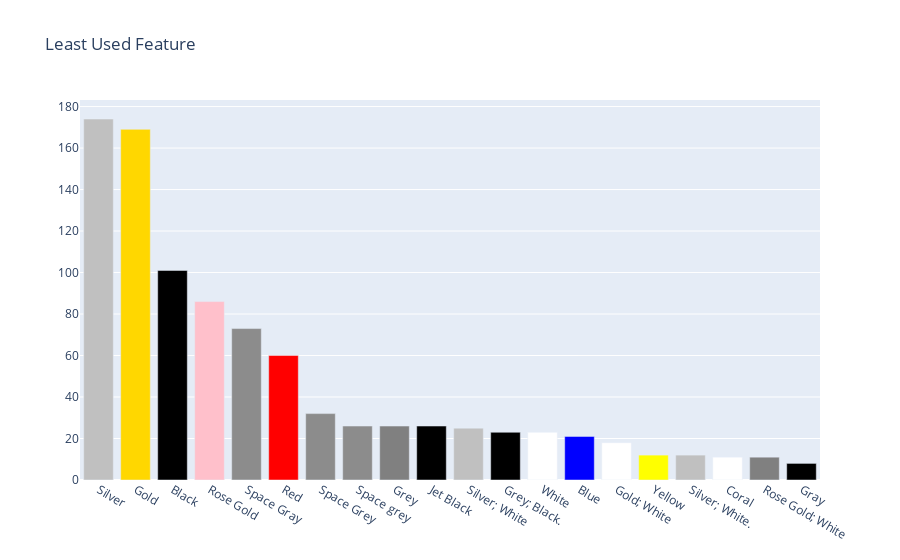

This figure's notebook cell:
### Markdown cell above
#### Apple color visualization

### Code cell
Apple_colour =Apple_pd['Colour'].value_counts().sort_values(ascending=False).head(20)


m=Apple_colour.index
n=[]
for i in m:
    
    if 'black' in i.lower():
        i="black"
        n.append(i.lower())

       
    if 'green' in i.lower():
        i="green"
        n.append(i.lower())
        
       
    if 'gray'== i.lower():
        i="hsl(30, 0%, 50%)"
        n.append(i.lower())
        
       
    if 'space gray'== i.lower():
        i= ' #8c8c8c'
        n.append(i.lower())
        
    if 'space grey'== i.lower():
        i= ' #8c8c8c'
        n.append(i.lower())

        
    if 'grey'==i.lower():
        i="hsl(30, 0%, 50%)"
        n.append(i.lower())
        
        
    if 'silver' in i.lower():
        i="silver"
        n.append(i.lower())
        
    if 'purple' in i.lower():
        i="purple"
        n.append(i.lower())
        
    if 'red' in i.lower():
        i="red"
        n.append(i.lower())
        
    if 'white' in i.lower():
        i="white"
        n.append(i.lower())
        
    if 'rose gold' in i.lower():
        i="pink"
        n.append(i)
           
        
    if 'gold'==i.lower():
        i='gold'
        n.append(i)
        
        
    if 'blue' in i.lower():
        i='blue'
        n.append(i)
        
    if 'yellow' in i.lower():
        i='yellow'
        n.append(i)
        
    if 'green'==i.lower():
        i='green'
        n.append(i)
        
    if 'gold white'==i.lower():
        i='gold'
        n.append(i)
    if 'rose'==i.lower():
        i='pink'
        n.append(i)
         
        
colors = n


fig = go.Figure(data=[go.Bar(
    x=Apple_colour.index,
    y=Apple_colour.values,
    marker_color=colors # marker color can be a single color value or an iterable
)])
fig.update_layout(title_text='Least Used Feature')

### Figure 1 — Plotly figure (JSON) as saved in the notebook; plotly's stock layout.template omitted (floating-point values rounded to 4 significant figures)
{"data": [{"marker": {"color": ["silver", "gold", "black", "pink", " #8c8c8c", "red", " #8c8c8c", " #8c8c8c", "hsl(30, 0%, 50%)", "black", "silver", "black", "white", "blue", "white", "yellow", "silver", "white", "hsl(30, 0%, 50%)"]}, "type": "bar", "x": ["Silver", "Gold", "Black", "Rose Gold", "Space Gray", "Red", "Space Grey", "Space grey", "Grey", "Jet Black", "Silver; White", "Grey; Black.", "White", "Blue", "Gold; White", "Yellow", "Silver; White.", "Coral", "Rose Gold; White", "Gray"], "y": [174, 169, 101, 86, 73, 60, 32, 26, 26, 26, 25, 23, 23, 21, 18, 12, 12, 11, 11, 8]}], "layout": {"title": {"text": "Least Used Feature"}}}
